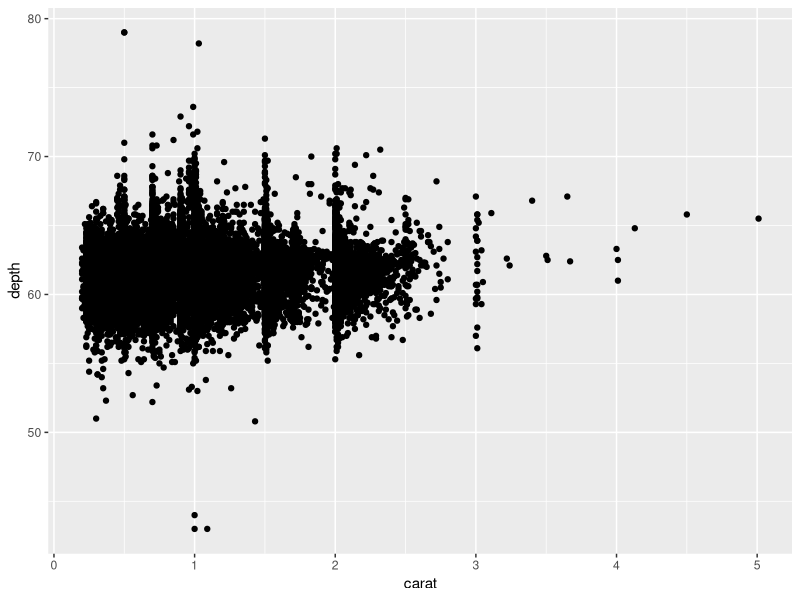
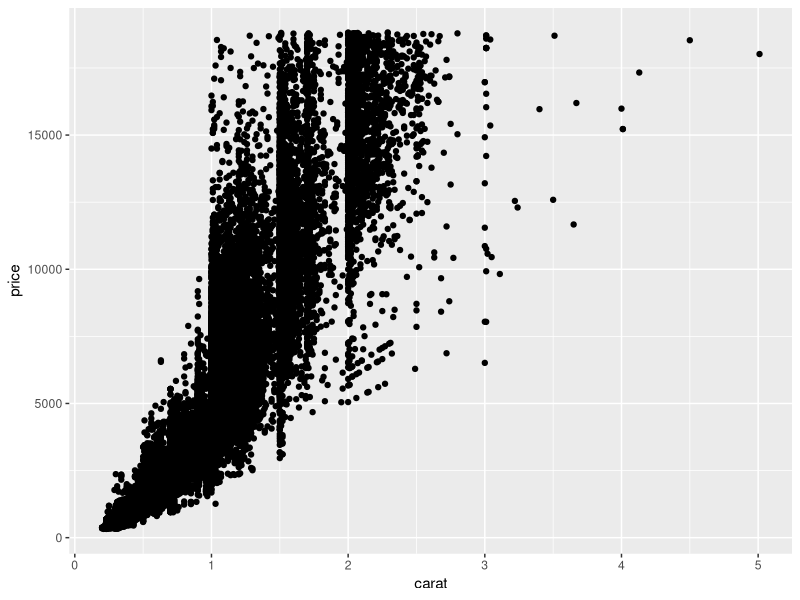
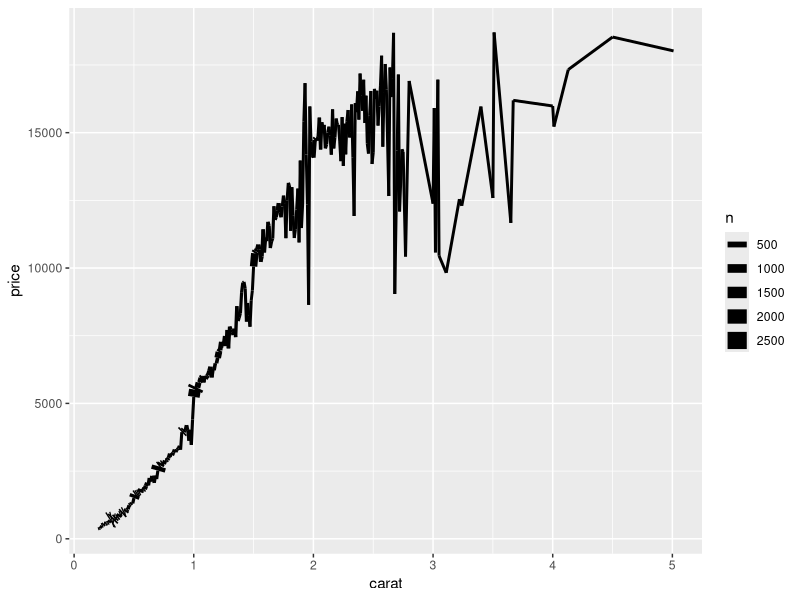
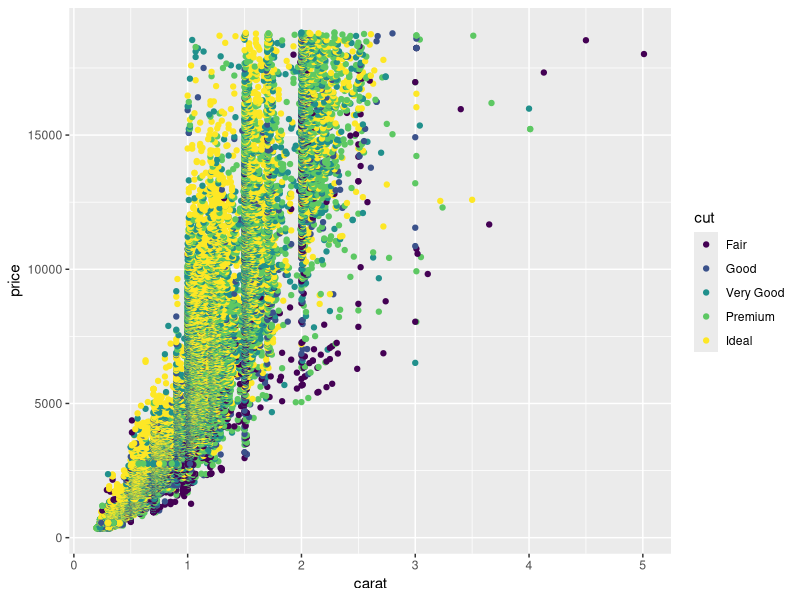

These charts were generated, in order, by the following R code:
## ---- chunk 1
library(tidyverse)
# knitr options
knitr::opts_chunk$set(echo = TRUE)
## ---- chunk 2
## NOTE: No need to edit; run and inspect

ggplot(            # 1. Starting a ggplot
  data = diamonds  # 2. Dataset to visualize
) +                # 3. Adding elements to the plot
  geom_point(      # 4. Geometry
    mapping = aes( # 5. `Aes`thetic mapping
      x = carat,   # 5.1. Mapping the `x` variable
      y = depth    # 5.2. Mapping the `y` variable
    )
  )
## ---- chunk 3
## TODO: Complete this code
ggplot(
  data = diamonds
) + 
  geom_point(
    mapping = aes(
      x = carat,
      y = price
    )
  )
  

## ---- chunk 4
## NOTE: This is some more advanced code we'll learn to write later
diamonds %>% 
  group_by(carat) %>% 
  summarize(
    price = mean(price),
    n = n()
  ) %>% 
  
  # This is the focus of this code: Note the 
  # additional `linewidth` argument to aes()
  ggplot() +
  geom_line(aes(x = carat, y = price, linewidth = n))
## ---- chunk 5
?geom_point()
?aes()
## ---- chunk 6
## TODO: Complete this code
ggplot(data = diamonds) +
  geom_point(
    mapping = aes(
      x = carat,
      y = price,
      color = cut
       
    )
  )
  
